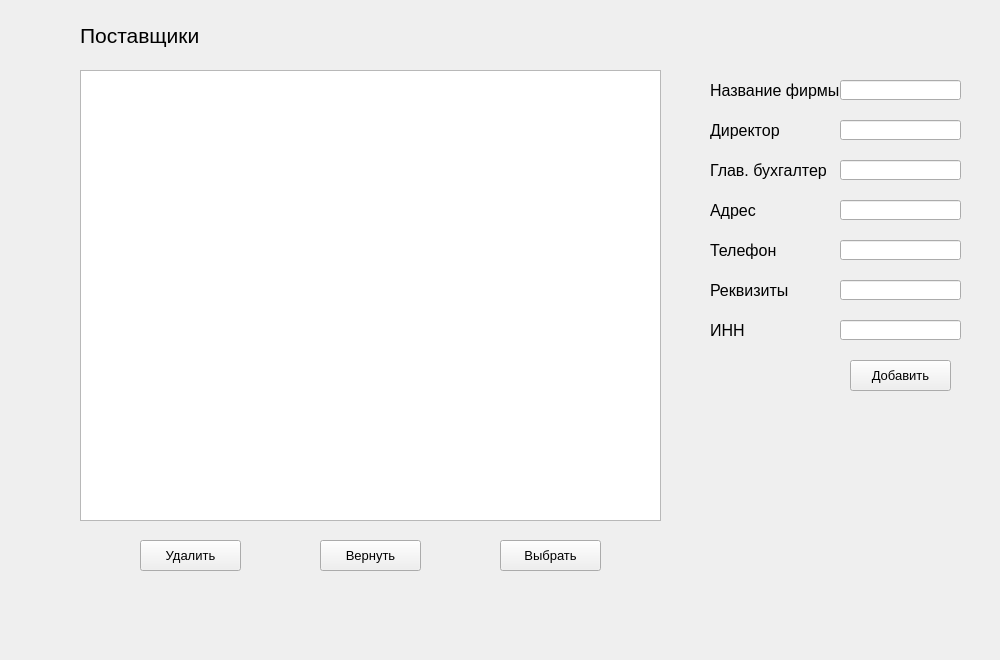
<?xml version="1.0" encoding="UTF-8"?>
<ui version="4.0">
 <class>dealers</class>
 <widget class="QWidget" name="dealers">
  <property name="geometry">
   <rect>
    <x>0</x>
    <y>0</y>
    <width>1000</width>
    <height>660</height>
   </rect>
  </property>
  <property name="windowTitle">
   <string>Поставщики</string>
  </property>
  <widget class="QLabel" name="label_4">
   <property name="geometry">
    <rect>
     <x>80</x>
     <y>20</y>
     <width>131</width>
     <height>31</height>
    </rect>
   </property>
   <property name="font">
    <font>
     <pointsize>16</pointsize>
    </font>
   </property>
   <property name="text">
    <string>Поставщики</string>
   </property>
  </widget>
  <widget class="QTableView" name="tableView">
   <property name="geometry">
    <rect>
     <x>80</x>
     <y>70</y>
     <width>581</width>
     <height>451</height>
    </rect>
   </property>
  </widget>
  <widget class="QLabel" name="label_8">
   <property name="geometry">
    <rect>
     <x>710</x>
     <y>120</y>
     <width>131</width>
     <height>21</height>
    </rect>
   </property>
   <property name="font">
    <font>
     <pointsize>12</pointsize>
    </font>
   </property>
   <property name="text">
    <string>Директор</string>
   </property>
  </widget>
  <widget class="QLabel" name="label_10">
   <property name="geometry">
    <rect>
     <x>710</x>
     <y>240</y>
     <width>91</width>
     <height>21</height>
    </rect>
   </property>
   <property name="font">
    <font>
     <pointsize>12</pointsize>
    </font>
   </property>
   <property name="text">
    <string>Телефон</string>
   </property>
  </widget>
  <widget class="QLineEdit" name="lineEdit_6">
   <property name="geometry">
    <rect>
     <x>840</x>
     <y>120</y>
     <width>121</width>
     <height>20</height>
    </rect>
   </property>
  </widget>
  <widget class="QLabel" name="label_3">
   <property name="geometry">
    <rect>
     <x>710</x>
     <y>80</y>
     <width>131</width>
     <height>21</height>
    </rect>
   </property>
   <property name="font">
    <font>
     <pointsize>12</pointsize>
    </font>
   </property>
   <property name="text">
    <string>Название фирмы</string>
   </property>
  </widget>
  <widget class="QPushButton" name="pushButton_Add">
   <property name="geometry">
    <rect>
     <x>850</x>
     <y>360</y>
     <width>101</width>
     <height>31</height>
    </rect>
   </property>
   <property name="font">
    <font>
     <pointsize>10</pointsize>
    </font>
   </property>
   <property name="text">
    <string>Добавить</string>
   </property>
  </widget>
  <widget class="QLineEdit" name="lineEdit_7">
   <property name="geometry">
    <rect>
     <x>840</x>
     <y>160</y>
     <width>121</width>
     <height>20</height>
    </rect>
   </property>
  </widget>
  <widget class="QLineEdit" name="lineEdit_10">
   <property name="geometry">
    <rect>
     <x>840</x>
     <y>320</y>
     <width>121</width>
     <height>20</height>
    </rect>
   </property>
   <property name="text">
    <string/>
   </property>
  </widget>
  <widget class="QLineEdit" name="lineEdit_9">
   <property name="geometry">
    <rect>
     <x>840</x>
     <y>280</y>
     <width>121</width>
     <height>20</height>
    </rect>
   </property>
  </widget>
  <widget class="QLineEdit" name="lineEdit_4">
   <property name="geometry">
    <rect>
     <x>840</x>
     <y>80</y>
     <width>121</width>
     <height>20</height>
    </rect>
   </property>
  </widget>
  <widget class="QLabel" name="label_9">
   <property name="geometry">
    <rect>
     <x>710</x>
     <y>160</y>
     <width>131</width>
     <height>21</height>
    </rect>
   </property>
   <property name="font">
    <font>
     <pointsize>12</pointsize>
    </font>
   </property>
   <property name="text">
    <string>Глав. бухгалтер</string>
   </property>
  </widget>
  <widget class="QLabel" name="label_11">
   <property name="geometry">
    <rect>
     <x>710</x>
     <y>280</y>
     <width>111</width>
     <height>21</height>
    </rect>
   </property>
   <property name="font">
    <font>
     <pointsize>12</pointsize>
    </font>
   </property>
   <property name="text">
    <string>Реквизиты</string>
   </property>
  </widget>
  <widget class="QLabel" name="label_5">
   <property name="geometry">
    <rect>
     <x>710</x>
     <y>200</y>
     <width>91</width>
     <height>21</height>
    </rect>
   </property>
   <property name="font">
    <font>
     <pointsize>12</pointsize>
    </font>
   </property>
   <property name="text">
    <string>Адрес</string>
   </property>
  </widget>
  <widget class="QLabel" name="label_12">
   <property name="geometry">
    <rect>
     <x>710</x>
     <y>320</y>
     <width>121</width>
     <height>21</height>
    </rect>
   </property>
   <property name="font">
    <font>
     <pointsize>12</pointsize>
    </font>
   </property>
   <property name="text">
    <string>ИНН</string>
   </property>
  </widget>
  <widget class="QLineEdit" name="lineEdit_2">
   <property name="geometry">
    <rect>
     <x>840</x>
     <y>200</y>
     <width>121</width>
     <height>20</height>
    </rect>
   </property>
  </widget>
  <widget class="QLineEdit" name="lineEdit_8">
   <property name="geometry">
    <rect>
     <x>840</x>
     <y>240</y>
     <width>121</width>
     <height>20</height>
    </rect>
   </property>
  </widget>
  <widget class="QPushButton" name="pushButton_Del">
   <property name="geometry">
    <rect>
     <x>140</x>
     <y>540</y>
     <width>101</width>
     <height>31</height>
    </rect>
   </property>
   <property name="font">
    <font>
     <pointsize>10</pointsize>
    </font>
   </property>
   <property name="text">
    <string>Удалить</string>
   </property>
  </widget>
  <widget class="QPushButton" name="pushButton_Ret">
   <property name="geometry">
    <rect>
     <x>320</x>
     <y>540</y>
     <width>101</width>
     <height>31</height>
    </rect>
   </property>
   <property name="font">
    <font>
     <pointsize>10</pointsize>
    </font>
   </property>
   <property name="text">
    <string>Вернуть</string>
   </property>
  </widget>
  <widget class="QPushButton" name="pushButton_Cho">
   <property name="geometry">
    <rect>
     <x>500</x>
     <y>540</y>
     <width>101</width>
     <height>31</height>
    </rect>
   </property>
   <property name="font">
    <font>
     <pointsize>10</pointsize>
    </font>
   </property>
   <property name="text">
    <string>Выбрать</string>
   </property>
  </widget>
 </widget>
 <resources/>
 <connections/>
 <designerdata>
  <property name="gridDeltaX">
   <number>10</number>
  </property>
  <property name="gridDeltaY">
   <number>10</number>
  </property>
  <property name="gridSnapX">
   <bool>true</bool>
  </property>
  <property name="gridSnapY">
   <bool>true</bool>
  </property>
  <property name="gridVisible">
   <bool>true</bool>
  </property>
 </designerdata>
</ui>
